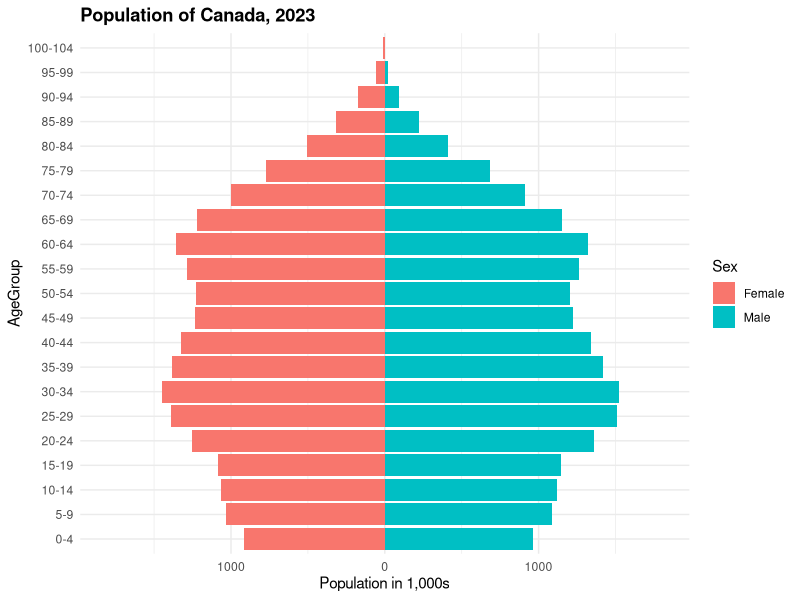

Here is the R script that generated this plot:
library(tidyverse)
options(scipen = 999)
death <- read.csv("data/CANdeath.txt")
pop <- read.csv("data/CANpop.txt")
birth <- read.csv("data/CANbirth.txt")

# Group pop age into groups of 5
pop$AgeGroup <- cut(
  pop$Age,
  breaks = seq(0, max(pop$Age, na.rm = TRUE) + 5, by = 5),
  labels = paste(seq(0, max(pop$Age, na.rm = TRUE), by = 5),
                 seq(4, max(pop$Age, na.rm = TRUE) + 4, by = 5), sep = "-"),
  right = FALSE
)

pop <- pop %>%
  mutate(Sex = ifelse(Sex == "m", "Male",
                      ifelse(Sex == "f", "Female", Sex)))

pop_pyr = pop %>%
  mutate(Population = ifelse(test = Sex=="Female",
                             yes = -Population,
                             no = Population))


# Create pyramid for 2023 (latest)

pyramid_2023 <- ggplot(data = filter(pop_pyr, Year==2023),
                          aes(x = AgeGroup, y = Population/1000, fill = Sex)) +
  geom_col() +
  scale_y_continuous(labels=function(x) abs(x),
                     name="Population in 1,000s",
                     limits=c(-1800,1800)) +
  theme_minimal() +
  theme(plot.title = element_text(lineheight=.8, face="bold"),
        axis.text.x = element_text(angle=0, vjust=0.5),
        legend.position = "right") +
  labs(title = "Population of Canada, 2023") +
  coord_flip()


